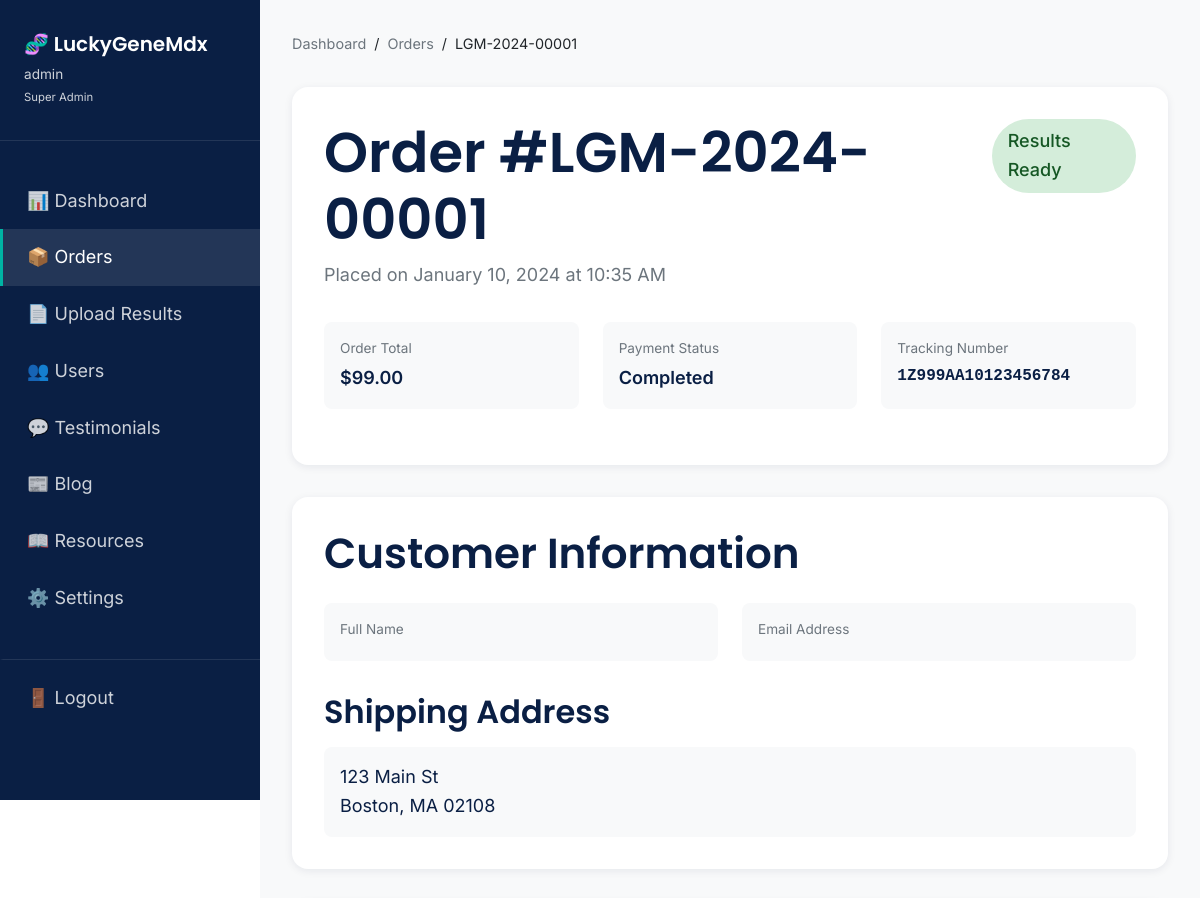
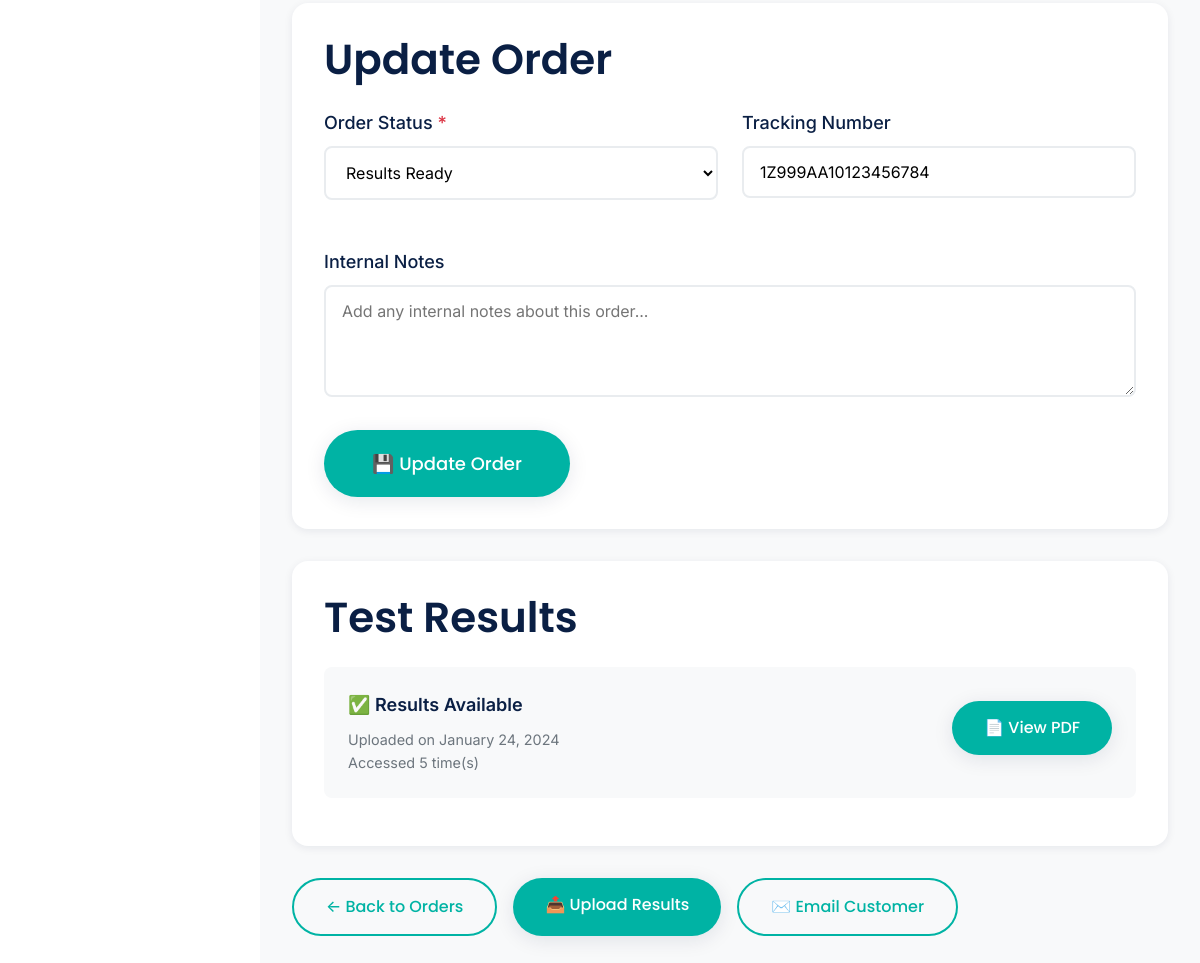
Screenshot of /admin/order-detail.php?id=1 (signed in) with the database file from the repository (2 pictures, top to bottom).
### tables this page shows
CREATE TABLE orders (
    order_id INT AUTO_INCREMENT PRIMARY KEY,
    user_id INT NOT NULL,
    order_number VARCHAR(50) NOT NULL UNIQUE,
    status_id INT NOT NULL DEFAULT 1,
    order_date TIMESTAMP DEFAULT CURRENT_TIMESTAMP,
    shipping_address_line1 VARCHAR(255) NOT NULL,
    shipping_address_line2 VARCHAR(255),
    shipping_city VARCHAR(100) NOT NULL,
    shipping_state VARCHAR(50) NOT NULL,
    shipping_zip VARCHAR(20) NOT NULL,
    tracking_number VARCHAR(100),
    price DECIMAL(10,2) NOT NULL,
    payment_status ENUM('pending', 'completed', 'failed', 'refunded') DEFAULT 'pending',
    payment_id VARCHAR(255),
    notes TEXT,
    FOREIGN KEY (user_id) REFERENCES users(user_id) ON DELETE CASCADE,
    FOREIGN KEY (status_id) REFERENCES order_status(status_id),
    INDEX idx_order_number (order_number),
    INDEX idx_user_id (user_id),
    INDEX idx_status_id (status_id),
    INDEX idx_order_date (order_date)
);

CREATE TABLE order_status (
    status_id INT AUTO_INCREMENT PRIMARY KEY,
    status_name VARCHAR(50) NOT NULL,
    display_order INT NOT NULL,
    description TEXT,
    UNIQUE KEY unique_status_name (status_name)
);

CREATE TABLE results (
    result_id INT AUTO_INCREMENT PRIMARY KEY,
    order_id INT NOT NULL UNIQUE,
    file_path VARCHAR(255) NOT NULL,
    encrypted_filename VARCHAR(255) NOT NULL,
    upload_date TIMESTAMP DEFAULT CURRENT_TIMESTAMP,
    uploaded_by INT,
    accessed_count INT DEFAULT 0,
    last_accessed TIMESTAMP NULL,
    file_size INT,
    file_hash VARCHAR(64),
    FOREIGN KEY (order_id) REFERENCES orders(order_id) ON DELETE CASCADE,
    INDEX idx_order_id (order_id),
    INDEX idx_upload_date (upload_date)
);

### includes/Database.php (called while the page is built, shortened)
<?php
class Database {
    private $conn;
    private static $instance = null;
    private function __construct() {
        try {
            $dsn = "mysql:host=" . DB_HOST . ";dbname=" . DB_NAME . ";charset=" . DB_CHARSET;
            $options = [
                PDO::ATTR_ERRMODE => PDO::ERRMODE_EXCEPTION,
                PDO::ATTR_DEFAULT_FETCH_MODE => PDO::FETCH_ASSOC,
                PDO::ATTR_EMULATE_PREPARES => false,
            ];
            $this->conn = new PDO($dsn, DB_USER, DB_PASS, $options);
        } catch(PDOException $e) {
            error_log("Database Connection Error: " . $e->getMessage());
            die("Database connection failed. Please try again later.");
        }
    }
    public static function getInstance() {
        if (self::$instance === null) {
            self::$instance = new self();
        }
        return self::$instance;
    }
    public function getConnection() {
        return $this->conn;
    }
}
class BaseModel {
    public function __construct() {
        $this->db = Database::getInstance()->getConnection();
    }
}

### includes/Order.php (called while the page is built, shortened)
<?php
require_once 'Database.php';
class Order extends BaseModel {
    public function getOrderById($order_id) {
        try {
            $sql = "SELECT o.*, os.status_name, os.display_order, u.email, u.full_name
                    FROM orders o
                    LEFT JOIN order_status os ON o.status_id = os.status_id
                    LEFT JOIN users u ON o.user_id = u.user_id
                    WHERE o.order_id = :order_id";
            $stmt = $this->db->prepare($sql);
            $stmt->execute([':order_id' => $order_id]);
            return $stmt->fetch();
        } catch(PDOException $e) {
            error_log("Get Order Error: " . $e->getMessage());
            return false;
        }
    }
    public function getOrderStatuses() {
        try {
            $sql = "SELECT * FROM order_status ORDER BY display_order ASC";
            $stmt = $this->db->query($sql);
            return $stmt->fetchAll();
        } catch(PDOException $e) {
            error_log("Get Order Statuses Error: " . $e->getMessage());
            return [];
        }
    }
}

### admin/order-detail.php (the view, shortened to what this page needs)
<?php
require_once '../includes/Database.php';
require_once '../includes/Order.php';
$orderId = isset($_GET['id']) ? intval($_GET['id']) : 0;
$db = Database::getInstance()->getConnection();
$orderModel = new Order();
try {
    $order = $orderModel->getOrderById($orderId);
    $statuses = $orderModel->getOrderStatuses();
    $stmt = $db->prepare("SELECT * FROM results WHERE order_id = :order_id");
    $stmt->execute([':order_id' => $orderId]);
    $result = $stmt->fetch();
} catch(PDOException $e) {
    error_log("Order Detail Error: " . $e->getMessage());
    header('Location: orders.php');
    exit;
}
$adminName = $_SESSION['admin_username'];
?>
<!DOCTYPE html>
<html lang="en">
<head>
    <link rel="stylesheet" href="../css/main.css">
</head>
<body>
    <div class="admin-wrapper">
        <aside class="admin-sidebar">
            <div class="admin-sidebar-header">
                <h2>🧬 LuckyGeneMdx</h2>
                <div class="admin-sidebar-user">
                    <?php echo htmlspecialchars($adminName); ?><br>
                    <small><?php echo ucwords(str_replace('_', ' ', $_SESSION['admin_role'])); ?></small>
                </div>
            </div>
            <nav class="admin-nav">
                <a href="index.php" class="admin-nav-item">📊 Dashboard</a>
                <a href="orders.php" class="admin-nav-item active">📦 Orders</a>
                <a href="upload-results.php" class="admin-nav-item">📄 Upload Results</a>
                <a href="users.php" class="admin-nav-item">👥 Users</a>
                <a href="testimonials.php" class="admin-nav-item">💬 Testimonials</a>
                <a href="blog.php" class="admin-nav-item">📰 Blog</a>
                <a href="resources.php" class="admin-nav-item">📖 Resources</a>
                <a href="settings.php" class="admin-nav-item">⚙️ Settings</a>
                <a href="logout.php" class="admin-nav-item" style="margin-top: 2rem; border-top: 1px solid rgba(255,255,255,0.1); padding-top: 1.5rem;">🚪 Logout</a>
            </nav>
        </aside>
        <main class="admin-main">
            <div class="breadcrumb">
                <a href="index.php">Dashboard</a>
                <span>/</span>
                <a href="orders.php">Orders</a>
                <span>/</span>
                <span><?php echo htmlspecialchars($order['order_number']); ?></span>
            </div>
            <div class="content-card">
                <div style="display: flex; justify-content: space-between; align-items: start; margin-bottom: 2rem;">
                    <div>
                        <h1 style="margin-bottom: 0.5rem;">Order #<?php echo htmlspecialchars($order['order_number']); ?></h1>
                        <p style="color: var(--color-dark-gray); margin: 0;">
                            Placed on <?php echo date('F j, Y \a\t g:i A', strtotime($order['order_date'])); ?>
                        </p>
                    </div>
                    <div>
                        <?php
                        $badgeClass = 'received';
                        if ($order['display_order'] == 2) $badgeClass = 'shipped';
                        elseif ($order['display_order'] >= 3 && $order['display_order'] <= 4) $badgeClass = 'processing';
                        elseif ($order['display_order'] == 5) $badgeClass = 'ready';
                        ?>
                        <span class="status-badge <?php echo $badgeClass; ?>">
                            <?php echo htmlspecialchars($order['status_name']); ?>
                        </span>
                    </div>
                </div>
                <div class="info-grid">
                    <div class="info-item">
                        <div class="info-label">Order Total</div>
                        <div class="info-value">$<?php echo number_format($order['price'], 2); ?></div>
                    </div>
                    <div class="info-item">
                        <div class="info-label">Payment Status</div>
                        <div class="info-value"><?php echo ucfirst($order['payment_status']); ?></div>
                    </div>
                    <?php if ($order['tracking_number']): ?>
                    <div class="info-item">
                        <div class="info-label">Tracking Number</div>
                        <div class="info-value" style="font-family: monospace; font-size: 1rem;">
                            <?php echo htmlspecialchars($order['tracking_number']); ?>
                        </div>
                    </div>
                    <?php endif; ?>
                </div>
            </div>
            <div class="content-card">
                <h2 style="margin-bottom: 1.5rem;">Customer Information</h2>
                <div class="info-grid">
                    <div class="info-item">
                        <div class="info-label">Full Name</div>
                    </div>
                    <div class="info-item">
                        <div class="info-label">Email Address</div>
                    </div>
                </div>
                <h3 style="margin: 2rem 0 1rem;">Shipping Address</h3>
                <div class="info-item">
                    <div class="info-value" style="font-weight: 400; line-height: 1.6;">
                        <?php echo htmlspecialchars($order['shipping_address_line1']); ?><br>
                        <?php echo htmlspecialchars($order['shipping_city']); ?>,
                        <?php echo htmlspecialchars($order['shipping_state']); ?>
                        <?php echo htmlspecialchars($order['shipping_zip']); ?>
                    </div>
                </div>
            </div>
            <div class="content-card">
                <h2 style="margin-bottom: 1.5rem;">Update Order</h2>
                <form method="POST" action="">
                    <div class="row">
                        <div class="col col-2">
                            <div class="form-group">
                                <label for="status_id" class="form-label required">Order Status</label>
                                <select id="status_id" name="status_id" class="form-select" required>
                                    <?php foreach($statuses as $status): ?>
                                        <option value="<?php echo $status['status_id']; ?>"
                                                <?php echo $order['status_id'] == $status['status_id'] ? 'selected' : ''; ?>>
                                            <?php echo htmlspecialchars($status['status_name']); ?>
                                        </option>
                                    <?php endforeach; ?>
                                </select>
                            </div>
                        </div>
                        <div class="col col-2">
                            <div class="form-group">
                                <label for="tracking_number" class="form-label">Tracking Number</label>
                                <input
                                    type="text"
                                    id="tracking_number"
                                    name="tracking_number"
                                    class="form-input"
                                    value="<?php echo htmlspecialchars($order['tracking_number'] ?? ''); ?>"
                                    placeholder="e.g., 1Z999AA10123456784"
                                >
                            </div>
                        </div>
                    </div>
                    <div class="form-group">
                        <label for="notes" class="form-label">Internal Notes</label>
                        <textarea
                            id="notes"
                            name="notes"
                            class="form-input"
                            rows="4"
                            placeholder="Add any internal notes about this order..."
                        ><?php echo htmlspecialchars($order['notes'] ?? ''); ?></textarea>
                    </div>
                    <button type="submit" class="btn btn-primary btn-large">
                        💾 Update Order
                    </button>
                </form>
            </div>
            <div class="content-card">
                <h2 style="margin-bottom: 1.5rem;">Test Results</h2>
                <?php if ($result): ?>
                    <div style="padding: 1.5rem; background: var(--color-light-gray); border-radius: var(--radius-sm); margin-bottom: 1rem;">
                        <div style="display: flex; justify-content: space-between; align-items: center;">
                            <div>
                                <div style="font-weight: 600; color: var(--color-primary-deep-blue); margin-bottom: 0.5rem;">
                                    ✅ Results Available
                                </div>
                                <div style="font-size: 0.9rem; color: var(--color-dark-gray);">
                                    Uploaded on <?php echo date('F j, Y', strtotime($result['upload_date'])); ?>
                                </div>
                                <div style="font-size: 0.9rem; color: var(--color-dark-gray);">
                                    Accessed <?php echo $result['accessed_count']; ?> time(s)
                                </div>
                            </div>
                            <div>
                                <a href="../api/download-result.php?order_id=<?php echo $orderId; ?>"
                                   class="btn btn-primary"
                                   target="_blank">
                                    📄 View PDF
                                </a>
                            </div>
                        </div>
                    </div>
                <?php endif; ?>
            </div>
            <div style="display: flex; gap: 1rem; flex-wrap: wrap;">
                <a href="orders.php" class="btn btn-outline">
                    ← Back to Orders
                </a>
                <a href="upload-results.php?order=<?php echo urlencode($order['order_number']); ?>" class="btn btn-primary">
                    📤 Upload Results
                </a>
                <a href="mailto:<?php echo htmlspecialchars($order['email']); ?>" class="btn btn-outline">
                    ✉️ Email Customer
                </a>
            </div>
        </main>
    </div>
</body>
</html>

### rows the page displays
orders: order_number "LGM-2024-00001", order_date "January 10, 2024 at 10:35 AM", status.status_name "Results Ready", price "99.00", payment_status "Completed", tracking_number "1Z999AA10123456784", shipping_address_line1 "123 Main St", shipping_city "Boston", shipping_state "MA", shipping_zip "02108", status_id "Results Ready"
results: upload_date "January 24, 2024", accessed_count "5"

### other values shown
$adminName "admin"
str_replace('_', ' ', $_SESSION['admin_role']) "Super Admin"
